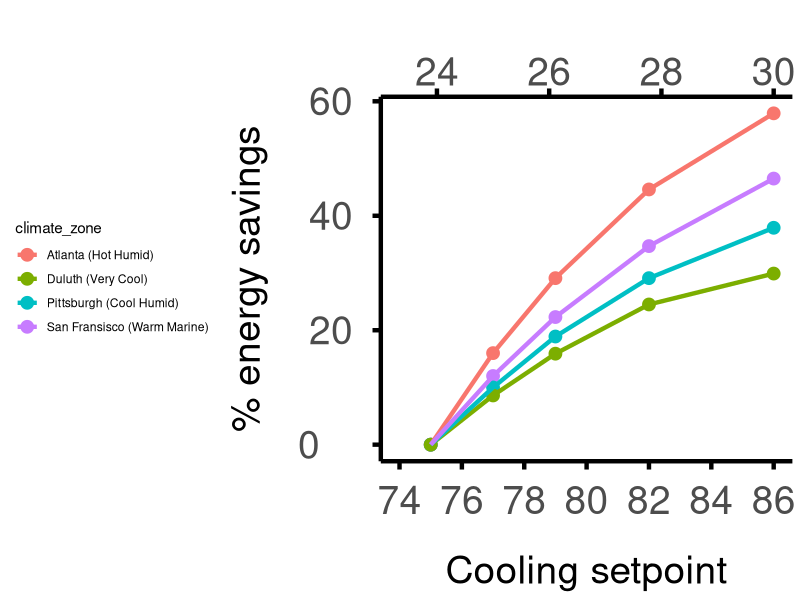

R code for this plot:
## ---- chunk 1
library(tidyverse)
library(skimr)

## ---- chunk 2
# Data from http://comfort.cbe.berkeley.edu/energycalc/
# Making cooling-only version of what Ed and Hui call the 'cup diagram'
# Draft poster (with older version of plot) here: https://berkeley.app.box.com/folder/86777141745

t1 <- tibble(
  cooling_setpoint_f = c( 75, 77, 79, 82, 86),
  climate_zone = "San Fransisco (Warm Marine)", 
  savings = c(0, 12, 22.3, 34.7, 46.5)
)

t2 <- tibble(
  cooling_setpoint_f = c( 75, 77, 79, 82, 86),
  climate_zone = "Atlanta (Hot Humid)", 
  savings = c(0, 16, 29.1, 44.6, 57.9)
)


t3 <- tibble(
  cooling_setpoint_f = c( 75, 77, 79, 82, 86),
  climate_zone = "Miami (Very Hot Humid)", 
  savings = c(0, 12.2, 23.3, 38.6, 55.5)
)


t4 <- tibble(
  cooling_setpoint_f = c( 75, 77, 79, 82, 86),
  climate_zone = "Pittsburgh (Cool Humid)", 
  savings = c(0, 10, 18.9, 29.1, 37.9)
)

t5 <- tibble(
  cooling_setpoint_f = c( 75, 77, 79, 82, 86),
  climate_zone = "Duluth (Very Cool)", 
  savings = c(0, 8.6, 15.9, 24.5, 29.9)
)

energy_savings <- bind_rows(t1, t2, t3, t4, t5)

skim(energy_savings)

## ---- chunk 3
# Filter out Miami

energy_savings <- energy_savings %>%
  filter(climate_zone != "Miami (Very Hot Humid)")
## ---- chunk 4
cooling_plot <- ggplot(energy_savings, aes(x = cooling_setpoint_f, y = savings)) + 
  geom_point((aes(col = `climate_zone`)), size = 4, show.legend = T) + 
  geom_line((aes(col = `climate_zone`)), size =1.5, show.legend = T) + 
  theme_classic() +
  ylab("% energy savings\n") + 
  xlab("\nCooling setpoint") + 
  theme(
        axis.text.x = element_text(size = 28, vjust=-0.5),
        axis.text.y = element_text(size = 28, hjust = -0.5),  
        axis.title.x = element_text(size = 28),
        axis.title.y = element_text(size = 28),
        legend.position="left",
        axis.line = element_line(colour = 'black', size = 1.5),
        axis.ticks = element_line(colour = 'black', size = 1.5),
        axis.ticks.length = unit(6, "pt")
        
      ) +
  scale_x_continuous( limits = c(74, 86),  breaks = c(74, 76, 78, 80, 82, 84, 86),  sec.axis = sec_axis(~(.-32)*(5/9), name = ""))
  

cooling_plot

